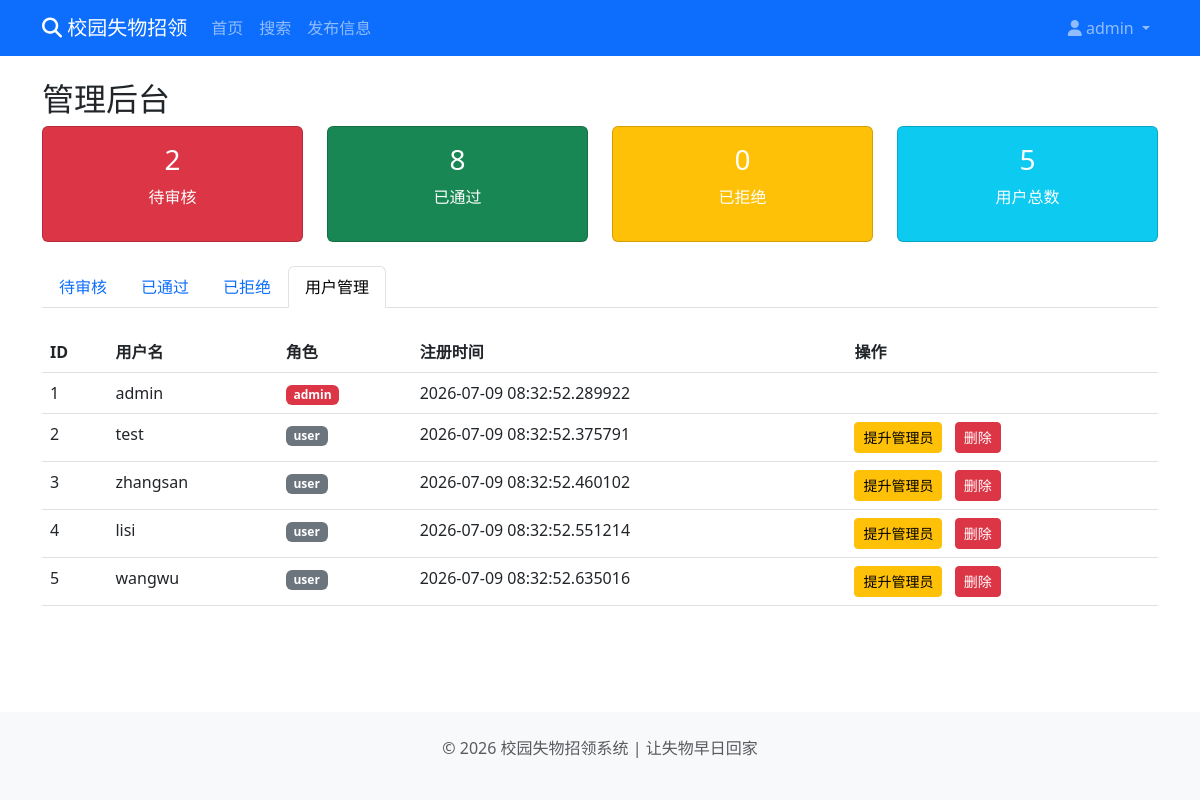
/admin?tab=users (signed in), run on an earlier commit of the app's database.
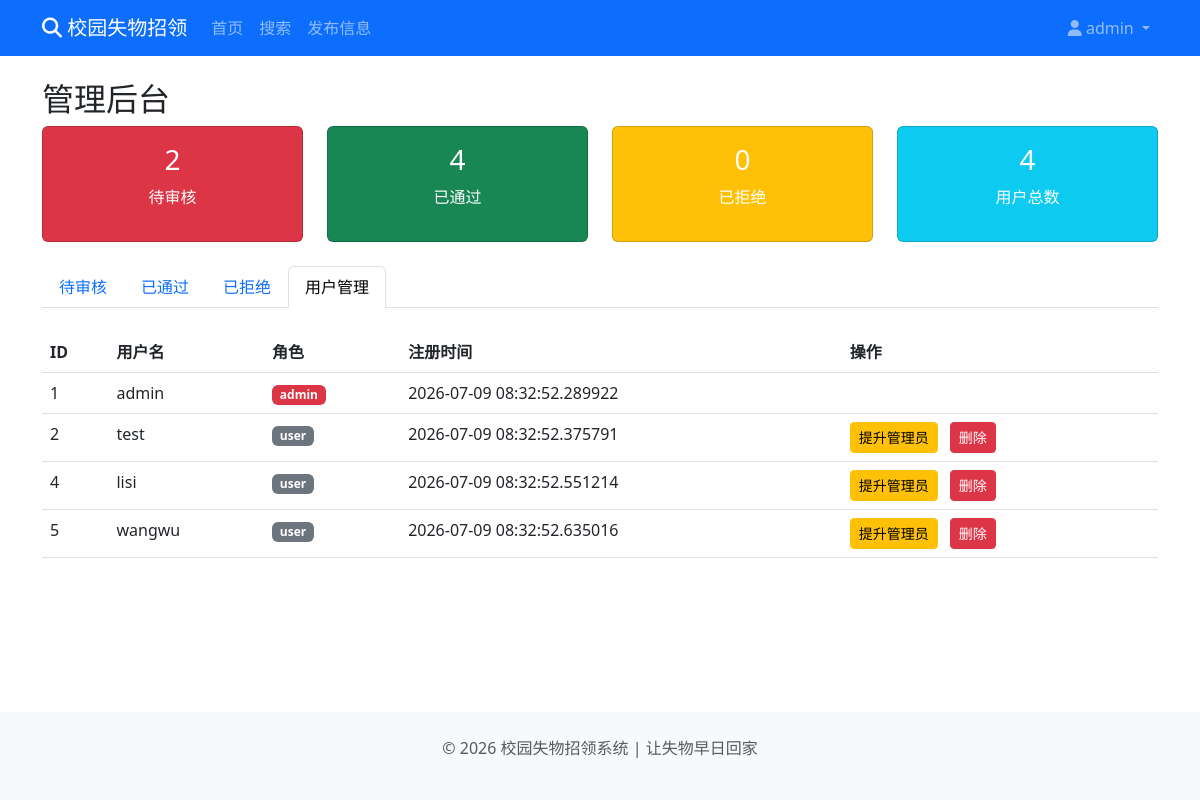
And on a later commit of the database.
### app.py (models this page shows, shortened)
class User(UserMixin, db.Model):
    id = db.Column(db.Integer, primary_key=True)
    username = db.Column(db.String(80), unique=True, nullable=False)
    password_hash = db.Column(db.String(120), nullable=False)
    role = db.Column(db.String(20), default='user')
    created_at = db.Column(db.DateTime, default=datetime.datetime.now)

### app.py (the view)
@app.route('/admin')
@login_required
def admin_dashboard():
    if current_user.role != 'admin':
        flash('无权访问管理后台', 'danger')
        return redirect(url_for('index'))
    tab = request.args.get('tab', 'pending')
    if tab == 'approved':
        posts = Post.query.filter_by(status='approved').order_by(Post.created_at.desc()).all()
    elif tab == 'rejected':
        posts = Post.query.filter_by(status='rejected').order_by(Post.created_at.desc()).all()
    else:
        posts = Post.query.filter_by(status='pending').order_by(Post.created_at.desc()).all()
    users = User.query.all()
    pending_count = Post.query.filter_by(status='pending').count()
    approved_count = Post.query.filter_by(status='approved').count()
    rejected_count = Post.query.filter_by(status='rejected').count()
    total_users = User.query.count()
    return render_template('admin_dashboard.html',
                           posts=posts, users=users, tab=tab,
                           pending_count=pending_count,
                           approved_count=approved_count,
                           rejected_count=rejected_count,
                           total_users=total_users)

### app.py (called while the page is built)
@login_manager.user_loader
def load_user(user_id):
    return User.query.get(int(user_id))

### templates/admin_dashboard.html (shortened to what this page needs)
{% extends "base.html" %}
{% block content %}
<h2>管理后台</h2>
<div class="row mb-4">
    <div class="col-md-3">
        <div class="card bg-danger text-white">
            <div class="card-body text-center">
                <h3>{{ pending_count }}</h3>
                <p>待审核</p>
            </div>
        </div>
    </div>
    <div class="col-md-3">
        <div class="card bg-success text-white">
            <div class="card-body text-center">
                <h3>{{ approved_count }}</h3>
                <p>已通过</p>
            </div>
        </div>
    </div>
    <div class="col-md-3">
        <div class="card bg-warning text-white">
            <div class="card-body text-center">
                <h3>{{ rejected_count }}</h3>
                <p>已拒绝</p>
            </div>
        </div>
    </div>
    <div class="col-md-3">
        <div class="card bg-info text-white">
            <div class="card-body text-center">
                <h3>{{ total_users }}</h3>
                <p>用户总数</p>
            </div>
        </div>
    </div>
</div>
<ul class="nav nav-tabs mb-4">
    <li class="nav-item">
        <a class="nav-link {% if tab == 'pending' %}active{% endif %}" href="{{ url_for('admin_dashboard', tab='pending') }}">待审核</a>
    </li>
    <li class="nav-item">
        <a class="nav-link {% if tab == 'approved' %}active{% endif %}" href="{{ url_for('admin_dashboard', tab='approved') }}">已通过</a>
    </li>
    <li class="nav-item">
        <a class="nav-link {% if tab == 'rejected' %}active{% endif %}" href="{{ url_for('admin_dashboard', tab='rejected') }}">已拒绝</a>
    </li>
    <li class="nav-item">
        <a class="nav-link {% if tab == 'users' %}active{% endif %}" href="{{ url_for('admin_dashboard', tab='users') }}">用户管理</a>
    </li>
</ul>
{% if tab == 'users' %}
<table class="table table-hover">
    <thead>
        <tr>
            <th>ID</th>
            <th>用户名</th>
            <th>角色</th>
            <th>注册时间</th>
            <th>操作</th>
        </tr>
    </thead>
    <tbody>
        {% for user in users %}
        <tr>
            <td>{{ user.id }}</td>
            <td>{{ user.username }}</td>
            <td><span class="badge bg-{{ 'danger' if user.role == 'admin' else 'secondary' }}">{{ user.role }}</span></td>
            <td>{{ user.created_at }}</td>
            <td>
                {% if user.role != 'admin' %}
                <a href="{{ url_for('promote_user', user_id=user.id) }}" class="btn btn-warning btn-sm">提升管理员</a>
                <a href="{{ url_for('delete_user', user_id=user.id) }}" class="btn btn-danger btn-sm ms-2">删除</a>
                {% endif %}
            </td>
        </tr>
        {% endfor %}
    </tbody>
</table>
{% endif %}
{% endblock %}

### templates/base.html (shortened to what this page needs)
<!DOCTYPE html>
<html lang="zh-CN">
<head>
    <link href="https://cdn.jsdelivr.net/npm/bootstrap@5.3.0/dist/css/bootstrap.min.css" rel="stylesheet">
    <link href="https://cdnjs.cloudflare.com/ajax/libs/font-awesome/6.4.0/css/all.min.css" rel="stylesheet">
    <link rel="stylesheet" href="{{ url_for('static', filename='css/style.css') }}">
</head>
<body>
    <nav class="navbar navbar-expand-lg navbar-dark bg-primary">
        <div class="container">
            <a class="navbar-brand" href="{{ url_for('index') }}">
                <i class="fas fa-search"></i> 校园失物招领
            </a>
            <div class="collapse navbar-collapse" id="navbarNav">
                <ul class="navbar-nav me-auto">
                    <li class="nav-item">
                        <a class="nav-link {% if request.path == '/' %}active{% endif %}" href="{{ url_for('index') }}">首页</a>
                    </li>
                    <li class="nav-item">
                        <a class="nav-link" href="{{ url_for('search') }}">搜索</a>
                    </li>
                    {% if current_user.is_authenticated %}
                    <li class="nav-item">
                        <a class="nav-link" href="{{ url_for('publish') }}">发布信息</a>
                    </li>
                    {% endif %}
                </ul>
                <ul class="navbar-nav">
                    {% if current_user.is_authenticated %}
                    <li class="nav-item dropdown">
                        <a class="nav-link dropdown-toggle" href="#" role="button" data-bs-toggle="dropdown">
                            <i class="fas fa-user"></i> {{ current_user.username }}
                        </a>
                    </li>
                    {% endif %}
                </ul>
            </div>
        </div>
    </nav>
    <main class="container mt-4">
        {% block content %}{% endblock %}
    </main>
    <footer class="bg-light py-4 mt-8">
        <div class="container text-center text-muted">
            <p>&copy; 2026 校园失物招领系统 | 让失物早日回家</p>
        </div>
    </footer>
</body>
</html>

What changed in the data, as far as the page shows it:
removed User: id "3", username "zhangsan", role "user", created_at "2026-07-09 08:32:52.460102"
Also different on the page:
{{ approved_count }}: "8" → "4"
{{ total_users }}: "5" → "4"
